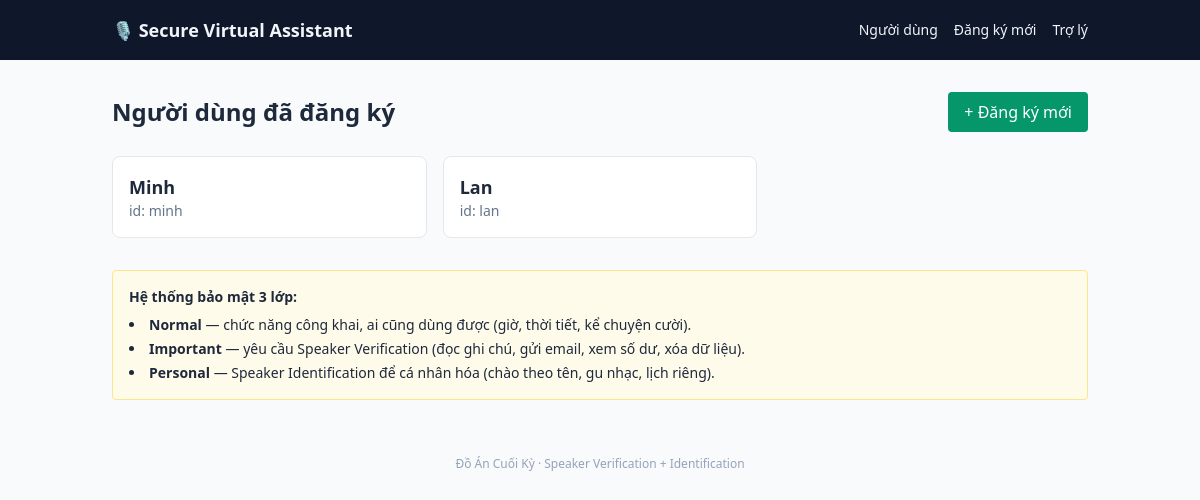
Before: / with the older database file.
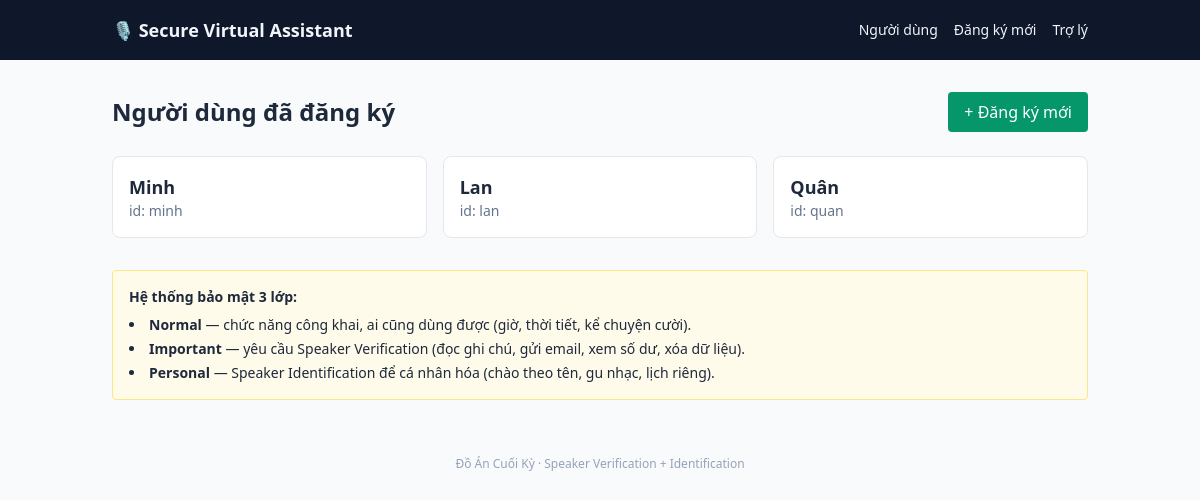
After: the same page with the newer database file.
### tables this page shows
CREATE TABLE users (
                    user_id TEXT PRIMARY KEY,
                    name TEXT NOT NULL,
                    created_at TEXT NOT NULL,
                    preferences TEXT DEFAULT '{}'
                );

### web/app.py (the view)
    @app.route("/")
    def home():
        users = app.config["db"].list_users()
        return render_template("home.html", users=users)

### core/database.py (called while the page is built)
    def _conn(self):
        return sqlite3.connect(str(self.db_path))

    def list_users(self) -> list:
        with self._conn() as c:
            rows = c.execute("SELECT user_id, name FROM users").fetchall()
        return [{"user_id": r[0], "name": r[1]} for r in rows]

### web/templates/home.html (shortened to what this page needs)
{% extends "base.html" %}
{% block content %}
<div class="flex items-center justify-between mb-6">
  <h1 class="text-2xl font-bold">Người dùng đã đăng ký</h1>
  <a href="{{ url_for('enroll_page') }}"
     class="px-4 py-2 bg-emerald-600 text-white rounded hover:bg-emerald-700">
    + Đăng ký mới
  </a>
</div>
{% if users %}
  <div class="grid grid-cols-1 md:grid-cols-2 lg:grid-cols-3 gap-4">
    {% for u in users %}
      <a href="{{ url_for('user_detail', user_id=u.user_id) }}"
         class="block p-4 bg-white border rounded-lg hover:shadow-md transition">
        <div class="text-lg font-semibold">{{ u.name }}</div>
        <div class="text-sm text-slate-500">id: {{ u.user_id }}</div>
      </a>
    {% endfor %}
  </div>
{% endif %}
<div class="mt-8 p-4 bg-amber-50 border border-amber-200 rounded text-sm">
  <strong>Hệ thống bảo mật 3 lớp:</strong>
  <ul class="list-disc list-inside mt-2 space-y-1">
    <li><strong>Normal</strong> — chức năng công khai, ai cũng dùng được (giờ, thời tiết, kể chuyện cười).</li>
    <li><strong>Important</strong> — yêu cầu Speaker Verification (đọc ghi chú, gửi email, xem số dư, xóa dữ liệu).</li>
    <li><strong>Personal</strong> — Speaker Identification để cá nhân hóa (chào theo tên, gu nhạc, lịch riêng).</li>
  </ul>
</div>
{% endblock %}

### web/templates/base.html (shortened to what this page needs)
<!doctype html>
<html lang="vi">
<head>
  <script src="https://cdn.tailwindcss.com"></script>
  <link rel="stylesheet" href="{{ url_for('static', filename='style.css') }}">
</head>
<body class="bg-slate-50 text-slate-800 min-h-screen">
  <nav class="bg-slate-900 text-slate-100">
    <div class="max-w-5xl mx-auto px-6 py-4 flex items-center justify-between">
      <a href="{{ url_for('home') }}" class="text-lg font-semibold">
        🎙 Secure Virtual Assistant
      </a>
      <div class="flex gap-4 text-sm">
        <a href="{{ url_for('home') }}" class="hover:text-emerald-300">Người dùng</a>
        <a href="{{ url_for('enroll_page') }}" class="hover:text-emerald-300">Đăng ký mới</a>
        <a href="{{ url_for('assistant_page') }}" class="hover:text-emerald-300">Trợ lý</a>
      </div>
    </div>
  </nav>
  <main class="max-w-5xl mx-auto px-6 py-8">
    {% block content %}{% endblock %}
  </main>
  <footer class="text-center text-xs text-slate-400 py-6">
    Đồ Án Cuối Kỳ &middot; Speaker Verification + Identification
  </footer>
</body>
</html>

Changed rows visible on the page:
added users: name "Quân", user_id "quan"
